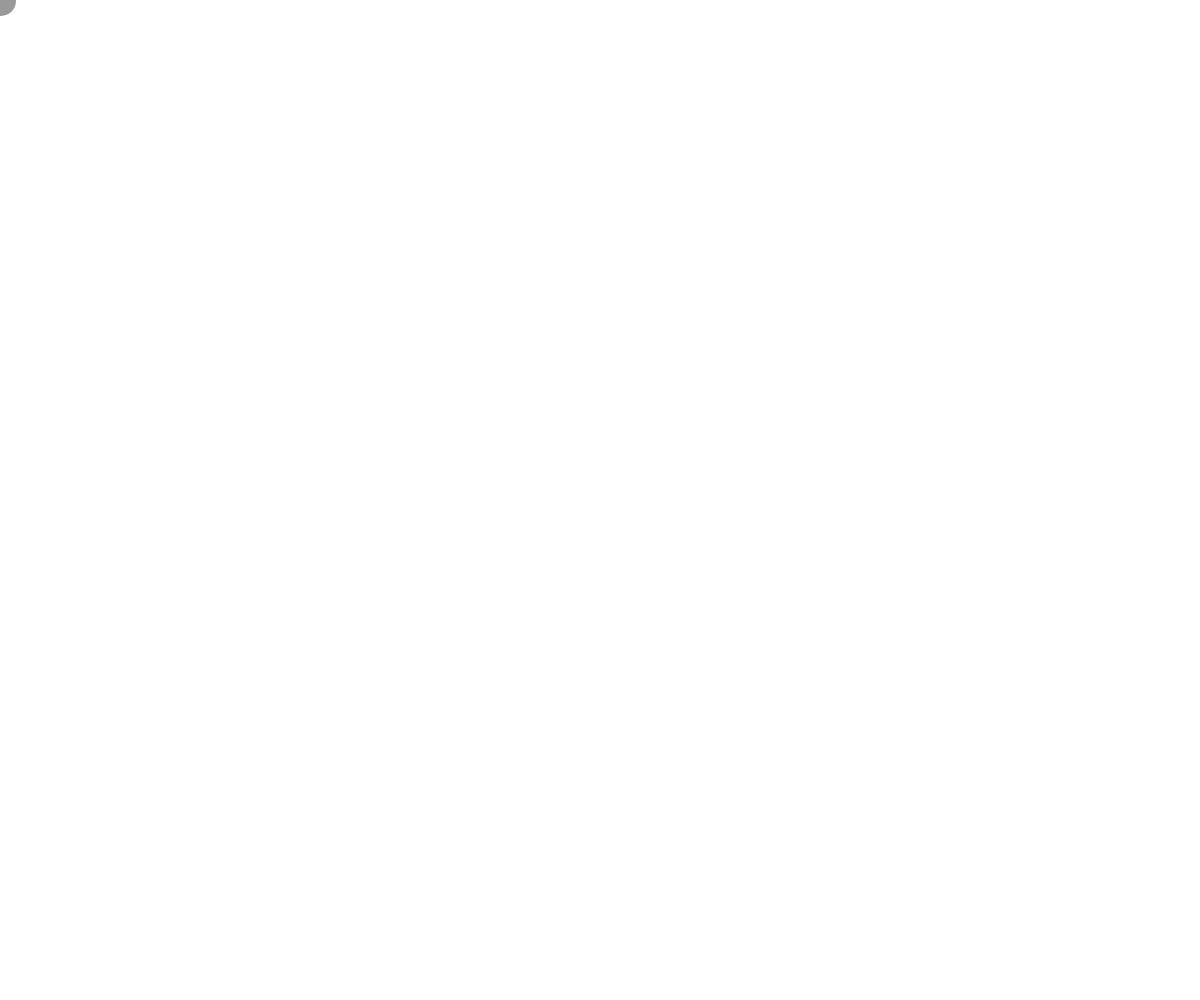
Frame 1 (no input)
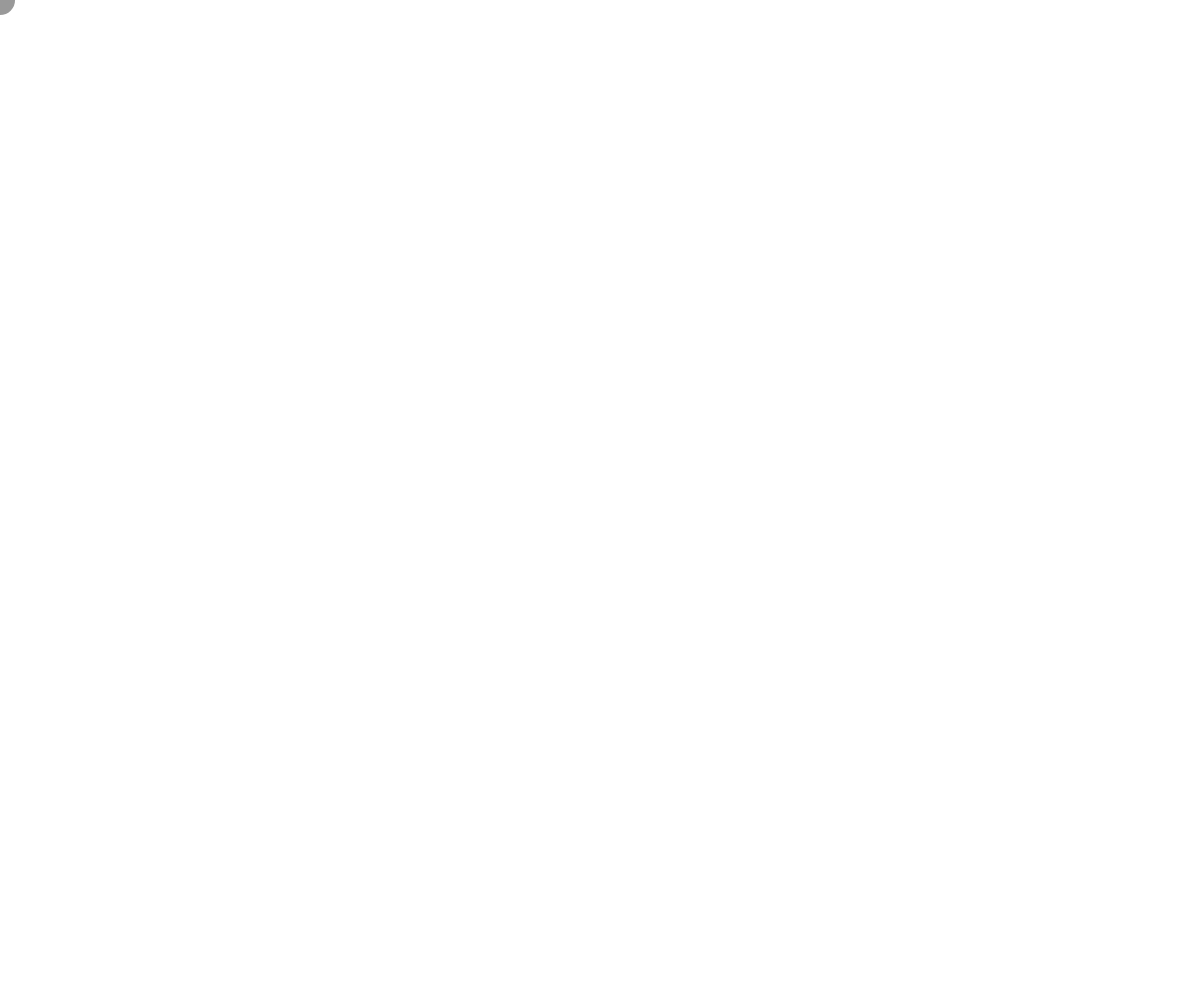
Frame 60 (no input)
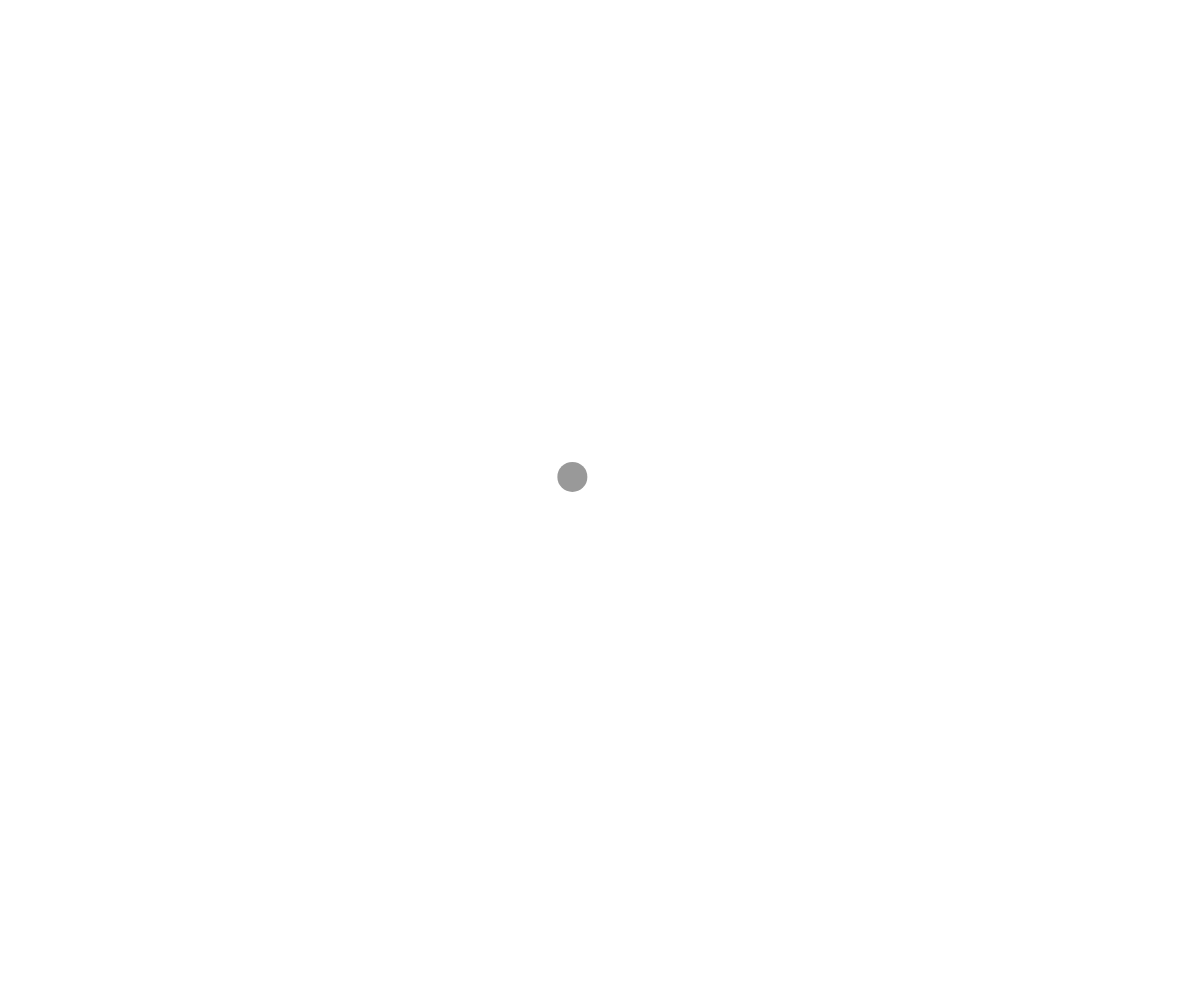
Frame 120 (the mouse pressed at the canvas centre since frame 60)

The p5.js sketch that drew these frames (run headless with seeded random() and noise() and a simulated clock; from frame 60 on, the mouse is pressed at the canvas centre):

// p5.js sketch
// ── sketch.js
let x = 1;
let y = 1;
let easing = 0.05;

function setup() {
  canvas = createCanvas(windowWidth, windowHeight);
  canvas.position(0, 0);
  canvas.style('z-index', '-1');
  noStroke();
}

function draw() {
  background(255);
  let targetX = mouseX;
  let dx = targetX - x;
  x += dx * easing;

  let targetY = mouseY;
  let dy = targetY - y;
  y += dy * easing;

  fill(153, 153, 153)
  ellipse(x, y, 30, 30);
}
